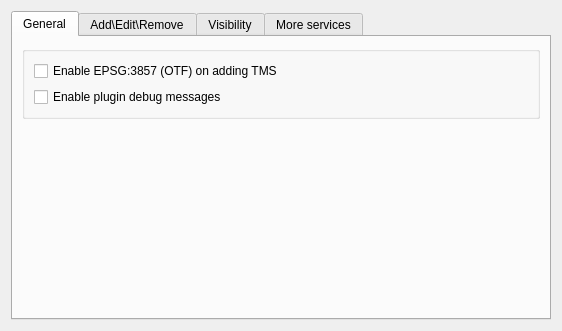
<?xml version="1.0" encoding="UTF-8"?>
<ui version="4.0">
 <class>MapServicesDialogBase</class>
 <widget class="QDialog" name="MapServicesDialogBase">
  <property name="geometry">
   <rect>
    <x>0</x>
    <y>0</y>
    <width>562</width>
    <height>331</height>
   </rect>
  </property>
  <property name="windowTitle">
   <string>QuickMapServices Settings</string>
  </property>
  <layout class="QVBoxLayout" name="verticalLayout">
   <item>
    <widget class="QTabWidget" name="tabUserServices">
     <property name="currentIndex">
      <number>0</number>
     </property>
     <widget class="QWidget" name="tabCommon">
      <attribute name="title">
       <string>General</string>
      </attribute>
      <layout class="QVBoxLayout" name="verticalLayout_6">
       <item>
        <widget class="QGroupBox" name="general_groupbox">
         <property name="title">
          <string/>
         </property>
         <layout class="QVBoxLayout" name="verticalLayout_5">
          <item>
           <widget class="QCheckBox" name="chkEnableOTF3857">
            <property name="enabled">
             <bool>true</bool>
            </property>
            <property name="text">
             <string>Enable EPSG:3857 (OTF) on adding TMS</string>
            </property>
            <property name="checked">
             <bool>false</bool>
            </property>
           </widget>
          </item>
          <item>
           <widget class="QCheckBox" name="debug_logs_checkbox">
            <property name="text">
             <string>Enable plugin debug messages</string>
            </property>
            <property name="checked">
             <bool>false</bool>
            </property>
           </widget>
          </item>
         </layout>
        </widget>
       </item>
       <item>
        <spacer name="verticalSpacer_2">
         <property name="orientation">
          <enum>Qt::Vertical</enum>
         </property>
         <property name="sizeHint" stdset="0">
          <size>
           <width>20</width>
           <height>40</height>
          </size>
         </property>
        </spacer>
       </item>
      </layout>
     </widget>
     <widget class="QWidget" name="tab_user_groups_and_services">
      <attribute name="title">
       <string>Add\Edit\Remove</string>
      </attribute>
      <layout class="QVBoxLayout" name="verticalLayout_4">
       <item>
        <widget class="QWidget" name="widget" native="true"/>
       </item>
       <item>
        <widget class="QWidget" name="widget_2" native="true"/>
       </item>
      </layout>
     </widget>
     <widget class="QWidget" name="tabServicesVisibility">
      <attribute name="title">
       <string>Visibility</string>
      </attribute>
      <layout class="QVBoxLayout" name="verticalLayout_3">
       <item>
        <widget class="QToolBar" name="toolBarForDSTreeView">
         <property name="layoutDirection">
          <enum>Qt::RightToLeft</enum>
         </property>
         <property name="iconSize">
          <size>
           <width>16</width>
           <height>16</height>
          </size>
         </property>
         <property name="toolButtonStyle">
          <enum>Qt::ToolButtonFollowStyle</enum>
         </property>
        </widget>
       </item>
       <item>
        <widget class="QTreeView" name="treeViewForDS">
         <property name="alternatingRowColors">
          <bool>true</bool>
         </property>
         <property name="selectionMode">
          <enum>QAbstractItemView::NoSelection</enum>
         </property>
         <property name="sortingEnabled">
          <bool>true</bool>
         </property>
         <attribute name="headerCascadingSectionResizes">
          <bool>true</bool>
         </attribute>
         <attribute name="headerShowSortIndicator" stdset="0">
          <bool>true</bool>
         </attribute>
         <attribute name="headerStretchLastSection">
          <bool>false</bool>
         </attribute>
        </widget>
       </item>
      </layout>
     </widget>
     <widget class="QWidget" name="tabExtraServices">
      <property name="enabled">
       <bool>true</bool>
      </property>
      <attribute name="title">
       <string>More services</string>
      </attribute>
      <layout class="QVBoxLayout" name="verticalLayout_2">
       <item>
        <widget class="QLabel" name="label">
         <property name="palette">
          <palette>
           <active>
            <colorrole role="WindowText">
             <brush brushstyle="SolidPattern">
              <color alpha="255">
               <red>128</red>
               <green>0</green>
               <blue>0</blue>
              </color>
             </brush>
            </colorrole>
            <colorrole role="Text">
             <brush brushstyle="SolidPattern">
              <color alpha="255">
               <red>128</red>
               <green>0</green>
               <blue>0</blue>
              </color>
             </brush>
            </colorrole>
            <colorrole role="PlaceholderText">
             <brush brushstyle="NoBrush">
              <color alpha="128">
               <red>128</red>
               <green>0</green>
               <blue>0</blue>
              </color>
             </brush>
            </colorrole>
           </active>
           <inactive>
            <colorrole role="WindowText">
             <brush brushstyle="SolidPattern">
              <color alpha="255">
               <red>128</red>
               <green>0</green>
               <blue>0</blue>
              </color>
             </brush>
            </colorrole>
            <colorrole role="Text">
             <brush brushstyle="SolidPattern">
              <color alpha="255">
               <red>128</red>
               <green>0</green>
               <blue>0</blue>
              </color>
             </brush>
            </colorrole>
            <colorrole role="PlaceholderText">
             <brush brushstyle="NoBrush">
              <color alpha="128">
               <red>128</red>
               <green>0</green>
               <blue>0</blue>
              </color>
             </brush>
            </colorrole>
           </inactive>
           <disabled>
            <colorrole role="WindowText">
             <brush brushstyle="SolidPattern">
              <color alpha="255">
               <red>144</red>
               <green>141</green>
               <blue>139</blue>
              </color>
             </brush>
            </colorrole>
            <colorrole role="Text">
             <brush brushstyle="SolidPattern">
              <color alpha="255">
               <red>169</red>
               <green>167</green>
               <blue>167</blue>
              </color>
             </brush>
            </colorrole>
            <colorrole role="PlaceholderText">
             <brush brushstyle="NoBrush">
              <color alpha="128">
               <red>128</red>
               <green>0</green>
               <blue>0</blue>
              </color>
             </brush>
            </colorrole>
           </disabled>
          </palette>
         </property>
         <property name="font">
          <font>
           <pointsize>14</pointsize>
           <weight>75</weight>
           <bold>true</bold>
          </font>
         </property>
         <property name="text">
          <string>Attention!</string>
         </property>
         <property name="alignment">
          <set>Qt::AlignCenter</set>
         </property>
        </widget>
       </item>
       <item>
        <widget class="QLabel" name="label_2">
         <property name="text">
          <string>&lt;html&gt;&lt;head/&gt;&lt;body&gt;&lt;p&gt;Contributed services definitions are provided 'as is' and are not validated by plugin authors. These are proof-of-concept and for testing only. Visit &lt;a href=&quot;https://qms.nextgis.com&quot;&gt;&lt;span style=&quot; text-decoration: underline; color:#0057ae;&quot;&gt;https://qms.nextgis.com&lt;/span&gt;&lt;/a&gt; to add new services. Use at your own risk!&lt;/p&gt;&lt;/body&gt;&lt;/html&gt;</string>
         </property>
         <property name="textFormat">
          <enum>Qt::AutoText</enum>
         </property>
         <property name="wordWrap">
          <bool>true</bool>
         </property>
         <property name="openExternalLinks">
          <bool>true</bool>
         </property>
        </widget>
       </item>
       <item>
        <spacer name="verticalSpacer">
         <property name="orientation">
          <enum>Qt::Vertical</enum>
         </property>
         <property name="sizeHint" stdset="0">
          <size>
           <width>20</width>
           <height>40</height>
          </size>
         </property>
        </spacer>
       </item>
       <item>
        <widget class="QPushButton" name="btnGetContribPack">
         <property name="text">
          <string>Get contributed pack</string>
         </property>
        </widget>
       </item>
      </layout>
     </widget>
    </widget>
   </item>
  </layout>
 </widget>
 <resources/>
 <connections/>
</ui>
